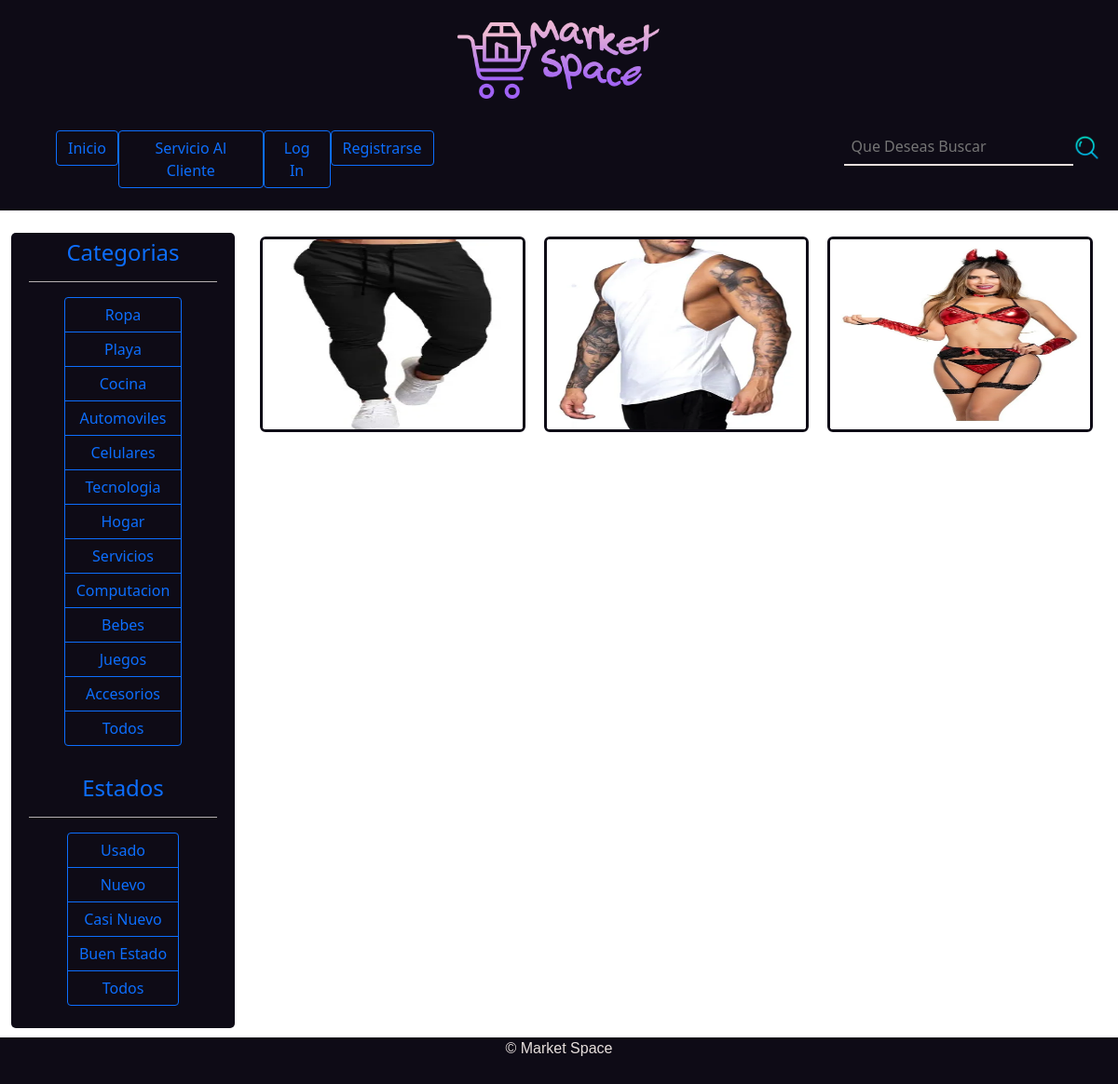
Page /categorias/1/ on the committed database.
### App/models.py (models this page shows, shortened)
class Categoria(models.Model):
    nombre = models.CharField(max_length=50)

class Estado(models.Model):
    nombre = models.CharField(max_length=50)

class Producto(models.Model):
    foto = models.ImageField(upload_to="productos", null=True)
    nombre = models.CharField(max_length=50)
    precio = models.IntegerField()
    categoria = models.ForeignKey(Categoria, on_delete=models.PROTECT)
    estado = models.ForeignKey(Estado, on_delete=models.PROTECT)
    descripcion = models.TextField()
    numero_telefonico = models.IntegerField()
    fecha_Publicacion = models.DateField(auto_now_add=True ,blank=True, null=True)
    usuario = models.ForeignKey(User, on_delete=models.SET, blank=True, null=True)

### App/views.py (the view)
# urls.py: path('categorias/<id>/', categorias, name='categorias'),
def categorias(request, id):
    productos = Producto.objects.filter(categoria=id)
    categorias = Categoria.objects.all()
    estados = Estado.objects.all()
    data = {
        'productos':productos,
        'categorias':categorias,
        'estados':estados
    }
    return render(request, 'app/categoria.html', data)

### App/templates/app/categoria.html (shortened to what this page needs)
{% extends 'app/layout.html' %} {% load static %} {% block css %}
<link rel="stylesheet" href="{% static 'css/inicio.css' %}"> {% endblock %} {% block contenido %}
<section class="section">
    <h1>Categorias</h1>
    <div class="hr">
        <hr>
    </div>
    <div class="menu">
        <div class="btn-group-vertical">
            {% for c in categorias %}
            <a href="{% url 'categorias' c.id %}" class="btn btn-outline-primary" type="button">
                        {{ c.nombre | title }}
            </a> {% endfor %}<a href="{% url 'inicio' %}" class="btn btn-outline-primary" type="button">
                Todos
            </a>
        </div>
    </div>
    <br>
    <h1>Estados</h1>
    <div class="hr">
        <hr>
    </div>
    <div class="menu">
        <div class="btn-group-vertical">
            {% for e in estados %}
            <a href="{% url 'estados' e.id %}" class="btn btn-outline-primary" type="button">
                        {{ e.nombre | title }}
            </a> {% endfor %}<a href="{% url 'inicio' %}" class="btn btn-outline-primary" type="button">
                Todos
            </a>
        </div>
    </div>
    <br>
</section>
{% load humanize %}
<aside>
    <div class="contenedor">
        {% for p in productos %}
        <div class="conte-img">
            {% if p.foto %}
            <img class="imagen" src="{{ p.foto.url }}" alt=""> {% endif %}
            <div class="texto">
                <h3 class="titulo">{{ p.nombre | title }}</h3>
            </div>
        </div>
        {% endfor %}
    </div>
</aside>
<br><br><br> {% endblock %}

### App/static/css/inicio.css (style rules this page uses)
section { width: 20%; background-color: #0E0B16; border-radius: 5px; margin-left: 1%; float: left; }
section h1 { display: flex; color: #0d6efd; font-size: 150%; justify-content: center; padding-top: 3%; }
.menu { display: flex; justify-content: center; }
.hr { margin-left: 8%; margin-right: 8%; background-color: #E7DFDD; }
.contenedor { margin-top: -0.5%; width: 79%; display: flex; flex-wrap: wrap; justify-content: center; }
.conte-img { width: 30%; height: 210px; margin: 10px; border: 3px solid #0E0B16; border-radius: 6px; overflow: hidden; position: relative; }
.imagen { width: 100%; height: 100%; transition: all .3s; }
.conte-img::before { content: ""; position: absolute; width: 100%; height: 100%; top: 0; left: 0; transition: all .3s; }
.texto { position: absolute; width: 100%; height: 100%; top: 0; left: 0; color: white; z-index: 3; display: flex; justify-content: center; align-items: center; flex-direction: column; font-size: 70%; }
.titulo { font-size: 200%; position: relative; left: 100%; transition: all .3s; }
.conte-img::after { content: ""; position: absolute; width: 80%; height: 2px; background: white; left: -100%; top: 20%; z-index: 3; transform: translateX(-50%), translatey(-50%); transition: all .3s; }
.section { margin-bottom: 60px; }

### App/static/css/css.css (style rules this page uses)
html { min-height: 100%; position: relative; }
body { margin: 0%; background-color: #E7DFDD; }

### rows in the picture
Categoria: nombre "Ropa"
Categoria: nombre "Playa"
Categoria: nombre "Cocina"
Categoria: nombre "Automoviles"
Categoria: nombre "Celulares"
Categoria: nombre "Tecnologia"
Categoria: nombre "Hogar"
Categoria: nombre "Servicios"
Categoria: nombre "Computacion"
Categoria: nombre "Bebes"
Categoria: nombre "Juegos"
Categoria: nombre "Accesorios"
Estado: nombre "Usado"
Estado: nombre "Nuevo"
Estado: nombre "Casi Nuevo"
Estado: nombre "Buen Estado"
Producto: foto (picture)
Producto: foto (picture)
Producto: foto (picture)
